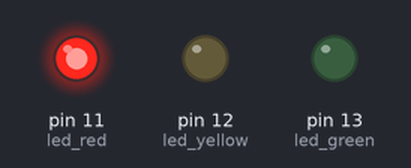
A sketch run on a simulated Arduino Uno, built with avr-gcc and run on an emulated ATmega328P. Shown: output pins drawn as LEDs (lit = HIGH).

Above: at 2.5 s.
At 10.5 s:
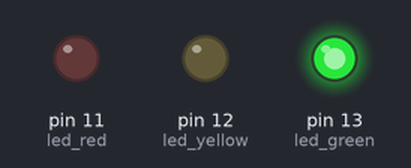
At 14.5 s:
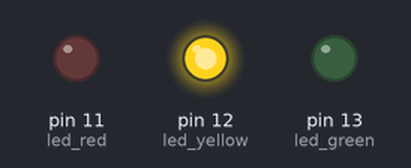
Timing chart, 0 to 20.8 s (numbered marks = the images above):
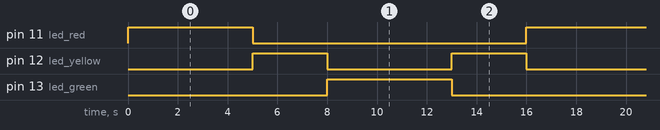

The sketch:

Script_1.ino
```cpp
// C++ code
//
#define led_red 11
#define led_yellow 12
#define led_green 13

void setup() {
  pinMode(led_red, OUTPUT);
  pinMode(led_yellow, OUTPUT);
  pinMode(led_green, OUTPUT);

  // Iniciar con todas los led apagados
  digitalWrite(led_red, LOW);
  digitalWrite(led_yellow, LOW);
  digitalWrite(led_green, LOW);
}

void loop() {
   // 1. led rojo
  digitalWrite(led_red, HIGH);
  digitalWrite(led_yellow, LOW);
  digitalWrite(led_green, LOW);
  delay(5000);
  // 2. Led amarillo
  digitalWrite(led_red, LOW);
  digitalWrite(led_yellow, HIGH);
  digitalWrite(led_green, LOW);
  delay(3000);

  // 3. Led verde
  digitalWrite(led_red, LOW);
  digitalWrite(led_yellow, LOW);
  digitalWrite(led_green, HIGH);
  delay(5000);

  // 4. Led amarillo
  digitalWrite(led_red, LOW);
  digitalWrite(led_yellow, HIGH);
  digitalWrite(led_green, LOW);
  delay(3000);
}
```

Measured:
- by itself, pin 11 (led_red), pin 13 (led_green): alternates HIGH for 5.0 s and LOW for 11.0 s
- by itself, pin 12 (led_yellow): alternates HIGH for 3.0 s and LOW for 5.0 s
- by itself, everything shown: repeats every 16.0 s, in 4 steps
